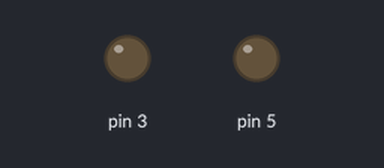
Recording of a sketch running on a simulated Arduino Uno, built with avr-gcc and run on an emulated ATmega328P. Parts: output pins drawn as LEDs (lit = HIGH).

Above: at 0.05 s.
At 1.35 s:
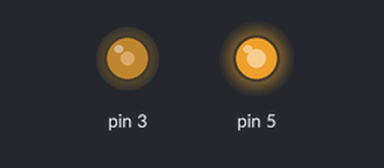
At 2.7 s:
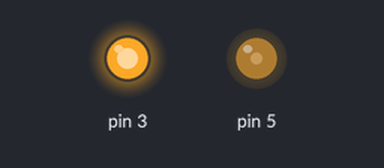
At 5.4 s:
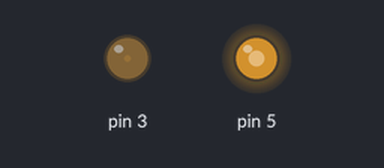
Timing chart, 0 to 7.0 s (numbered marks = the images above):
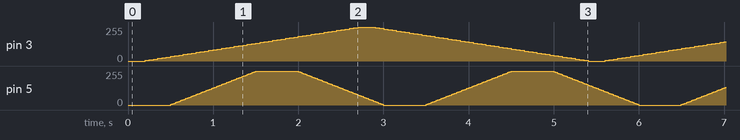

The sketch:

pwm________.ino
```cpp
int brightness = 0;
int brightness_b = 0; //¿ØÖÆÁ½ÕµledµÄÁÁ¶È

int increment = 5; //²½½øÖµÎª5
unsigned long int ev1 = 0;
unsigned long int ev2 = 0;
int flag_ev1 = 0;
int flag_ev2 = 0; //flag=0 Öð½¥±äÁÁÑÓÊ±20ms flag=1 Öð½¥±ä°µÑÓÊ±20ms
int delay_ev1 = 0;
int delay_ev2 = 0; //ÈÎÎñµ÷¶ÈÑÓÊ±

void setup()
{

}


void loop()
{
	if ((millis() - ev1) >= delay_ev1) { //ÈÎÎñ1
		analogWrite(5, brightness);
		if (brightness >= 255) {
			flag_ev1 = 1;
			delay_ev1 = 500;
		}
		else if (brightness <= 0) {
			flag_ev1 = 0;
			delay_ev1 = 500;
		}
		else if(brightness>0&&brightness<255){
			delay_ev1 = 20;
		}
		if(flag_ev1==0)
			brightness += 5;
		else
			brightness -= 5;
		ev1 = millis();
	}

	if ((millis() - ev2) >= delay_ev2) { //ÈÎÎñ2
		analogWrite(3, brightness_b);
		if (brightness_b >= 255) {
			flag_ev2 = 1;
			delay_ev2 = 200;
		}
		else if (brightness_b <= 0) {
			flag_ev2 = 0;
			delay_ev2 = 200;
		}
		else if (brightness_b>0 && brightness_b<255) {
			delay_ev2 = 50;
		}
		if (flag_ev2 == 0)
			brightness_b += 5;
		else
			brightness_b -= 5;
		ev2 = millis();
	}

}
```
